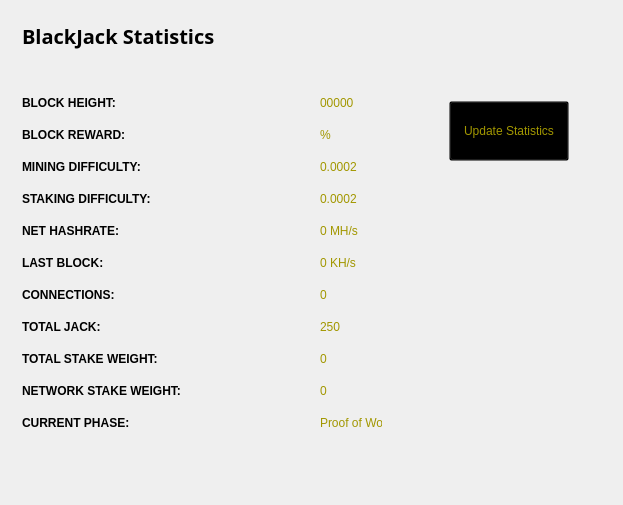
<?xml version="1.0" encoding="UTF-8"?>
<ui version="4.0">
 <class>StatisticsPage</class>
 <widget class="QWidget" name="StatisticsPage">
  <property name="windowModality">
   <enum>Qt::NonModal</enum>
  </property>
  <property name="geometry">
   <rect>
    <x>0</x>
    <y>0</y>
    <width>623</width>
    <height>505</height>
   </rect>
  </property>
  <property name="windowTitle">
   <string>Digging</string>
  </property>
  <property name="styleSheet">
   <string notr="true">color:#ffffff;
font-family:'Open Sans,sans-serif';</string>
  </property>
  <layout class="QGridLayout" name="gridLayout">
   <property name="sizeConstraint">
    <enum>QLayout::SetMaximumSize</enum>
   </property>
   <item row="0" column="1">
    <widget class="QFrame" name="frame">
     <property name="minimumSize">
      <size>
       <width>213</width>
       <height>0</height>
      </size>
     </property>
     <property name="frameShape">
      <enum>QFrame::NoFrame</enum>
     </property>
     <property name="frameShadow">
      <enum>QFrame::Raised</enum>
     </property>
     <widget class="QPushButton" name="startButton">
      <property name="geometry">
       <rect>
        <x>50</x>
        <y>90</y>
        <width>120</width>
        <height>60</height>
       </rect>
      </property>
      <property name="sizePolicy">
       <sizepolicy hsizetype="Fixed" vsizetype="Fixed">
        <horstretch>0</horstretch>
        <verstretch>0</verstretch>
       </sizepolicy>
      </property>
      <property name="minimumSize">
       <size>
        <width>120</width>
        <height>60</height>
       </size>
      </property>
      <property name="styleSheet">
       <string notr="true">background:transparent; color: rgb(162, 151, 0);</string>
      </property>
      <property name="text">
       <string>Update Statistics</string>
      </property>
     </widget>
    </widget>
   </item>
   <item row="0" column="0">
    <widget class="QFrame" name="gridFrame_2">
     <layout class="QGridLayout" name="gridLayout_4">
      <item row="3" column="0">
       <layout class="QFormLayout" name="formLayout_2">
        <property name="fieldGrowthPolicy">
         <enum>QFormLayout::FieldsStayAtSizeHint</enum>
        </property>
        <property name="horizontalSpacing">
         <number>139</number>
        </property>
        <property name="verticalSpacing">
         <number>18</number>
        </property>
        <property name="rightMargin">
         <number>0</number>
        </property>
        <item row="1" column="0">
         <widget class="QLabel" name="label_14">
          <property name="styleSheet">
           <string notr="true">color: rgb(162, 151, 0);</string>
          </property>
          <property name="text">
           <string>&lt;html&gt;&lt;head/&gt;&lt;body&gt;&lt;p&gt;&lt;span style=&quot; font-weight:600; color: rgb(0, 0, 0);;&quot;&gt;BLOCK HEIGHT:&lt;/span&gt;&lt;/p&gt;&lt;/body&gt;&lt;/html&gt;</string>
          </property>
         </widget>
        </item>
        <item row="1" column="1">
         <widget class="QLabel" name="heightBox">
          <property name="styleSheet">
           <string notr="true">color: rgb(162, 151, 0);</string>
          </property>
          <property name="text">
           <string>00000</string>
          </property>
         </widget>
        </item>
        <item row="2" column="0">
         <widget class="QLabel" name="label_12">
          <property name="styleSheet">
           <string notr="true">color: rgb(0, 0, 0);</string>
          </property>
          <property name="text">
           <string>&lt;html&gt;&lt;head/&gt;&lt;body&gt;&lt;p&gt;&lt;span style=&quot; font-weight:600; color: rgb(0, 0, 0);;&quot;&gt;BLOCK REWARD:&lt;/span&gt;&lt;/p&gt;&lt;/body&gt;&lt;/html&gt;</string>
          </property>
         </widget>
        </item>
        <item row="2" column="1">
         <widget class="QLabel" name="rewardBox">
          <property name="styleSheet">
           <string notr="true">color: rgb(162, 151, 0);</string>
          </property>
          <property name="text">
           <string>%</string>
          </property>
         </widget>
        </item>
        <item row="3" column="0">
         <widget class="QLabel" name="label_13">
          <property name="styleSheet">
           <string notr="true">color: rgb(0, 0, 0);</string>
          </property>
          <property name="text">
           <string>&lt;html&gt;&lt;head/&gt;&lt;body&gt;&lt;p&gt;&lt;span style=&quot; font-weight:600; color: rgb(0, 0, 0);;&quot;&gt;MINING DIFFICULTY:&lt;/span&gt;&lt;/p&gt;&lt;/body&gt;&lt;/html&gt;</string>
          </property>
         </widget>
        </item>
        <item row="3" column="1">
         <widget class="QLabel" name="diffBox">
          <property name="styleSheet">
           <string notr="true">color: rgb(162, 151, 0);</string>
          </property>
          <property name="text">
           <string>0.0002</string>
          </property>
         </widget>
        </item>
        <item row="4" column="0">
         <widget class="QLabel" name="label_9">
          <property name="styleSheet">
           <string notr="true">color: rgb(0, 0, 0);</string>
          </property>
          <property name="text">
           <string>&lt;html&gt;&lt;head/&gt;&lt;body&gt;&lt;p&gt;&lt;span style=&quot; font-weight:600; color: rgb(0, 0, 0);;&quot;&gt;STAKING DIFFICULTY:&lt;/span&gt;&lt;/p&gt;&lt;/body&gt;&lt;/html&gt;</string>
          </property>
         </widget>
        </item>
        <item row="4" column="1">
         <widget class="QLabel" name="diffBox2">
          <property name="styleSheet">
           <string notr="true">color: rgb(162, 151, 0);</string>
          </property>
          <property name="text">
           <string>0.0002</string>
          </property>
         </widget>
        </item>
        <item row="5" column="1">
         <widget class="QLabel" name="pawrateBox">
          <property name="styleSheet">
           <string notr="true">color: rgb(162, 151, 0);</string>
          </property>
          <property name="text">
           <string>0 MH/s</string>
          </property>
         </widget>
        </item>
        <item row="6" column="0">
         <widget class="QLabel" name="label3_2">
          <property name="sizePolicy">
           <sizepolicy hsizetype="Preferred" vsizetype="Maximum">
            <horstretch>0</horstretch>
            <verstretch>0</verstretch>
           </sizepolicy>
          </property>
          <property name="styleSheet">
           <string notr="true">color: rgb(0, 0, 0);</string>
          </property>
          <property name="text">
           <string>&lt;html&gt;&lt;head/&gt;&lt;body&gt;&lt;p&gt;&lt;span style=&quot; font-weight:600; color: rgb(0, 0, 0);;&quot;&gt;LAST BLOCK:&lt;/span&gt;&lt;/p&gt;&lt;/body&gt;&lt;/html&gt;</string>
          </property>
         </widget>
        </item>
        <item row="6" column="1">
         <widget class="QLabel" name="localBox">
          <property name="styleSheet">
           <string notr="true">color: rgb(162, 151, 0);</string>
          </property>
          <property name="text">
           <string>0 KH/s</string>
          </property>
         </widget>
        </item>
        <item row="7" column="0">
         <widget class="QLabel" name="label1_2">
          <property name="styleSheet">
           <string notr="true">color: rgb(0, 0, 0);</string>
          </property>
          <property name="text">
           <string>&lt;html&gt;&lt;head/&gt;&lt;body&gt;&lt;p&gt;&lt;span style=&quot; font-weight:600; color: rgb(0, 0, 0);;&quot;&gt;CONNECTIONS:&lt;/span&gt;&lt;/p&gt;&lt;/body&gt;&lt;/html&gt;</string>
          </property>
         </widget>
        </item>
        <item row="7" column="1">
         <widget class="QLabel" name="connectionBox">
          <property name="styleSheet">
           <string notr="true">color: rgb(162, 151, 0);</string>
          </property>
          <property name="text">
           <string>0</string>
          </property>
         </widget>
        </item>
        <item row="8" column="0">
         <widget class="QLabel" name="label_8">
          <property name="styleSheet">
           <string notr="true">color: rgb(0, 0, 0);</string>
          </property>
          <property name="text">
           <string>&lt;html&gt;&lt;head/&gt;&lt;body&gt;&lt;p&gt;&lt;span style=&quot; font-weight:600; color: rgb(0, 0, 0);;&quot;&gt;TOTAL JACK:&lt;/span&gt;&lt;/p&gt;&lt;/body&gt;&lt;/html&gt;</string>
          </property>
         </widget>
        </item>
        <item row="8" column="1">
         <widget class="QLabel" name="volumeBox">
          <property name="styleSheet">
           <string notr="true">color: rgb(162, 151, 0);</string>
          </property>
          <property name="text">
           <string>250</string>
          </property>
         </widget>
        </item>
        <item row="9" column="0">
         <widget class="QLabel" name="label_10">
          <property name="styleSheet">
           <string notr="true">color: rgb(0, 0, 0);</string>
          </property>
          <property name="text">
           <string>&lt;html&gt;&lt;head/&gt;&lt;body&gt;&lt;p&gt;&lt;span style=&quot; font-weight:600; color: rgb(0, 0, 0);;&quot;&gt;TOTAL STAKE WEIGHT:&lt;/span&gt;&lt;/p&gt;&lt;/body&gt;&lt;/html&gt;</string>
          </property>
         </widget>
        </item>
        <item row="9" column="1">
         <widget class="QLabel" name="minBox">
          <property name="styleSheet">
           <string notr="true">color: rgb(162, 151, 0);</string>
          </property>
          <property name="text">
           <string>0</string>
          </property>
         </widget>
        </item>
        <item row="10" column="0">
         <widget class="QLabel" name="label_11">
          <property name="styleSheet">
           <string notr="true">color: rgb(0, 0, 0);</string>
          </property>
          <property name="text">
           <string>&lt;html&gt;&lt;head/&gt;&lt;body&gt;&lt;p&gt;&lt;span style=&quot; font-weight:600; color: rgb(0, 0, 0);;&quot;&gt;NETWORK STAKE WEIGHT:&lt;/span&gt;&lt;/p&gt;&lt;/body&gt;&lt;/html&gt;</string>
          </property>
         </widget>
        </item>
        <item row="10" column="1">
         <widget class="QLabel" name="maxBox">
          <property name="styleSheet">
           <string notr="true">color: rgb(162, 151, 0);</string>
          </property>
          <property name="text">
           <string>0</string>
          </property>
         </widget>
        </item>
        <item row="11" column="0">
         <widget class="QLabel" name="label_15">
          <property name="styleSheet">
           <string notr="true">color: rgb(0, 0, 0);</string>
          </property>
          <property name="text">
           <string>&lt;html&gt;&lt;head/&gt;&lt;body&gt;&lt;p&gt;&lt;span style=&quot; font-weight:600; color: rgb(0, 0, 0);;&quot;&gt;CURRENT PHASE:&lt;/span&gt;&lt;/p&gt;&lt;/body&gt;&lt;/html&gt;</string>
          </property>
         </widget>
        </item>
        <item row="11" column="1">
         <widget class="QLabel" name="cBox">
          <property name="styleSheet">
           <string notr="true">color: rgb(162, 151, 0);</string>
          </property>
          <property name="text">
           <string>Proof of Work</string>
          </property>
         </widget>
        </item>
        <item row="5" column="0">
         <widget class="QLabel" name="label_16">
          <property name="styleSheet">
           <string notr="true">color: rgb(0, 0, 0);</string>
          </property>
          <property name="text">
           <string>&lt;html&gt;&lt;head/&gt;&lt;body&gt;&lt;p&gt;&lt;span style=&quot; font-weight:600; color: rgb(0, 0, 0);;&quot;&gt;NET HASHRATE:&lt;/span&gt;&lt;/p&gt;&lt;/body&gt;&lt;/html&gt;</string>
          </property>
         </widget>
        </item>
       </layout>
      </item>
      <item row="1" column="0">
       <layout class="QHBoxLayout" name="horizontalLayout_4">
        <property name="spacing">
         <number>7</number>
        </property>
        <item>
         <widget class="QLabel" name="label_5">
          <property name="font">
           <font>
            <family>Open Sans,sans-serif</family>
           </font>
          </property>
          <property name="styleSheet">
           <string notr="true">color: rgb(162, 151, 0);</string>
          </property>
          <property name="text">
           <string>&lt;html&gt;&lt;head/&gt;&lt;body&gt;&lt;p&gt;&lt;span style=&quot; font-size:20px; font-weight:600; color: rgb(0, 0, 0);;&quot;&gt;BlackJack Statistics&lt;/span&gt;&lt;/p&gt;&lt;/body&gt;&lt;/html&gt;</string>
          </property>
         </widget>
        </item>
        <item>
         <spacer name="horizontalSpacer_2">
          <property name="orientation">
           <enum>Qt::Horizontal</enum>
          </property>
          <property name="sizeHint" stdset="0">
           <size>
            <width>40</width>
            <height>20</height>
           </size>
          </property>
         </spacer>
        </item>
       </layout>
      </item>
      <item row="2" column="0">
       <spacer name="verticalSpacer_2">
        <property name="orientation">
         <enum>Qt::Vertical</enum>
        </property>
        <property name="sizeHint" stdset="0">
         <size>
          <width>20</width>
          <height>40</height>
         </size>
        </property>
       </spacer>
      </item>
     </layout>
    </widget>
   </item>
   <item row="1" column="0">
    <spacer name="verticalSpacer">
     <property name="orientation">
      <enum>Qt::Vertical</enum>
     </property>
     <property name="sizeHint" stdset="0">
      <size>
       <width>20</width>
       <height>40</height>
      </size>
     </property>
    </spacer>
   </item>
  </layout>
 </widget>
 <layoutdefault spacing="6" margin="11"/>
 <resources/>
 <connections/>
</ui>
